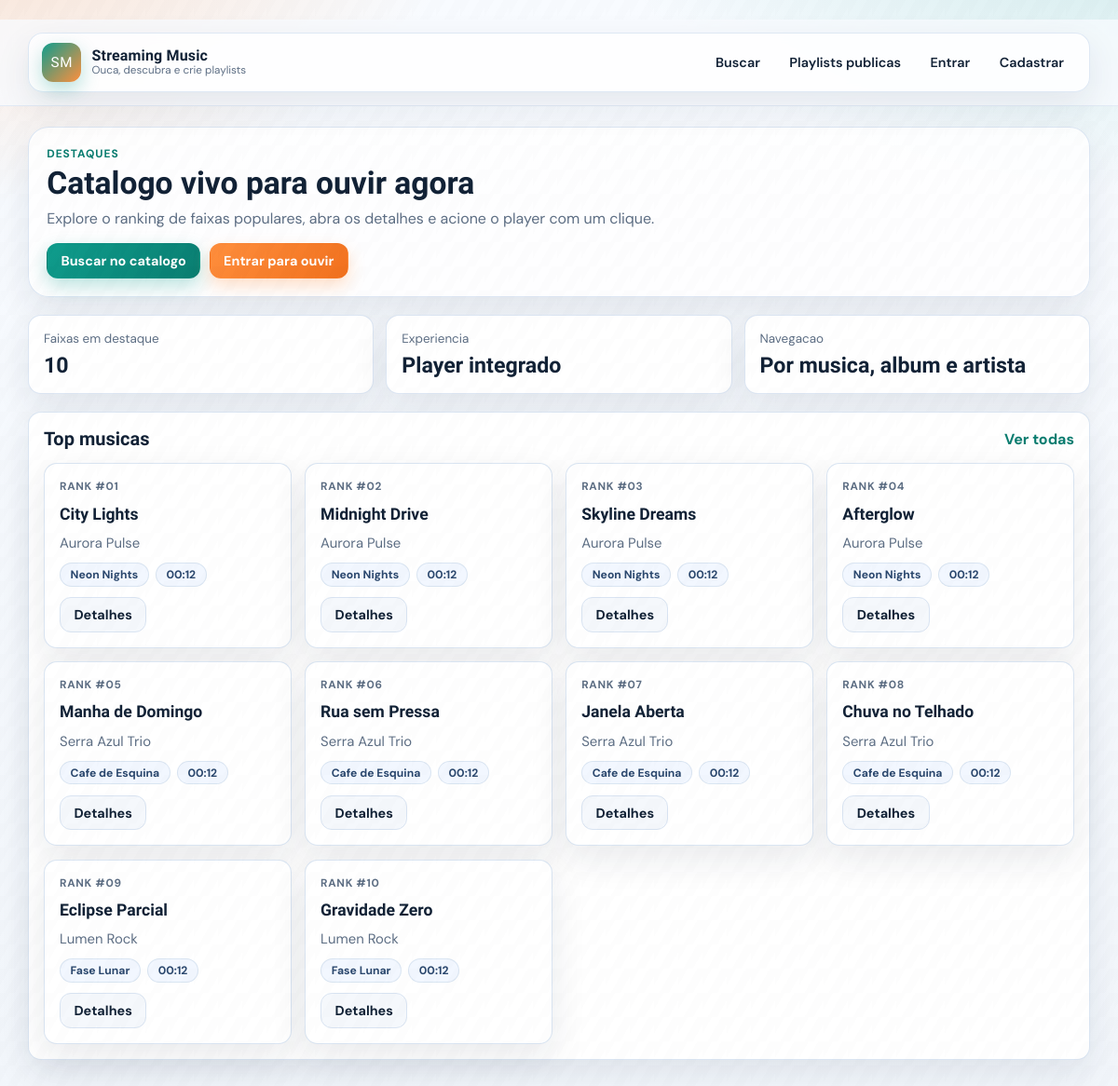
The page / on the database its author committed.
### app/models/music.py (models this page shows, shortened)
class Music(db.Model):
    __tablename__ = 'musicas'
    id = db.Column(db.Integer, primary_key=True)
    titulo = db.Column(db.String(150), nullable=False, index=True)
    album_id = db.Column(db.Integer, db.ForeignKey('albuns.id'), nullable=False)
    duracao = db.Column(db.Integer)  # em segundos
    arquivo_url = db.Column(db.String(255), nullable=False)
    numero_faixa = db.Column(db.Integer)
    visualizacoes = db.Column(db.Integer, default=0)
    @property
    def duracao_formatada(self):
        if not self.duracao:
            return "00:00"
        minutos = self.duracao // 60
        segundos = self.duracao % 60
        return f"{minutos:02d}:{segundos:02d}"
    def to_dict(self, include_album=True):
        data = {
            'id': self.id,
            'titulo': self.titulo,
            'album_id': self.album_id,
            'duracao': self.duracao,
            'duracao_formatada': self.duracao_formatada,
            'arquivo_url': self.arquivo_url,
            'numero_faixa': self.numero_faixa,
            'visualizacoes': self.visualizacoes
        }
        if include_album and self.album:
            data['album'] = {
                'id': self.album.id,
                'titulo': self.album.titulo,
                'capa_url': self.album.capa_url,
                'artista': {
                    'id': self.album.artista.id,
                    'nome': self.album.artista.nome
                } if self.album.artista else None
            }
        return data

### app/models/artist.py (models this page shows, shortened)
class Artist(db.Model):
    __tablename__ = 'artistas'
    id = db.Column(db.Integer, primary_key=True)
    nome = db.Column(db.String(100), nullable=False, index=True)
    genero = db.Column(db.String(50))
    bio = db.Column(db.Text)
    imagem_url = db.Column(db.String(255))
    albuns = db.relationship('Album', backref='artista', lazy='dynamic', cascade='all, delete-orphan')

### app/models/album.py (models this page shows, shortened)
class Album(db.Model):
    __tablename__ = 'albuns'
    id = db.Column(db.Integer, primary_key=True)
    titulo = db.Column(db.String(150), nullable=False, index=True)
    artista_id = db.Column(db.Integer, db.ForeignKey('artistas.id'), nullable=False)
    ano_lancamento = db.Column(db.Integer)
    capa_url = db.Column(db.String(255))
    descricao = db.Column(db.Text)
    musicas = db.relationship('Music', backref='album', lazy='dynamic', cascade='all, delete-orphan')

### app/views/music_routes.py (the view)
@music_bp.route('/')
def index():
    resultado = MusicController.obter_musicas_populares(limite=10)
    musicas_populares = resultado.get('musicas', []) if resultado['success'] else []
    return render_template('index.html', musicas_populares=musicas_populares)

### app/controllers/music_controller.py (called while the page is built)
    @staticmethod
    def obter_musicas_populares(limite=20):
        try:
            musicas = Music.query.order_by(
                Music.visualizacoes.desc()
            ).limit(limite).all()
            return {
                'success': True,
                'musicas': [m.to_dict() for m in musicas]
            }
        except Exception as e:
            return {'success': False, 'message': f'Erro ao obter músicas populares: {str(e)}'}

### app/templates/index.html (shortened to what this page needs)
﻿{% extends 'base.html' %}
{% block content %}
<section class="page-header" data-animate>
  <p class="kicker">Destaques</p>
  <h1 class="page-title">Catalogo vivo para ouvir agora</h1>
  <p class="page-subtitle">Explore o ranking de faixas populares, abra os detalhes e acione o player com um clique.</p>
  <div class="inline-actions">
    <a class="btn" href="{{ url_for('music.buscar') }}">Buscar no catalogo</a>
    {% if current_user.is_authenticated %}
      <a class="btn btn-secondary" href="{{ url_for('playlist.minhas_playlists') }}">Abrir minhas playlists</a>
    {% else %}
      <a class="btn btn-secondary" href="{{ url_for('auth.login') }}">Entrar para ouvir</a>
    {% endif %}
  </div>
</section>
<section class="stats-row">
  <article class="stat-card" data-animate style="--delay: 30ms;">
    <span class="label">Faixas em destaque</span>
    <strong>{{ musicas_populares|length }}</strong>
  </article>
  <article class="stat-card" data-animate style="--delay: 90ms;">
    <span class="label">Experiencia</span>
    <strong>Player integrado</strong>
  </article>
  <article class="stat-card" data-animate style="--delay: 150ms;">
    <span class="label">Navegacao</span>
    <strong>Por musica, album e artista</strong>
  </article>
</section>
<section class="panel" data-animate style="--delay: 180ms;">
  <div class="section-head">
    <h2 class="section-title">Top musicas</h2>
    <a class="text-link" href="{{ url_for('music.buscar') }}">Ver todas</a>
  </div>
  {% if musicas_populares %}
    <div class="card-grid" style="margin-top: 0.9rem;">
      {% for musica in musicas_populares %}
        {% set album = musica.album if musica.album else None %}
        {% set artista = album.artista if album and album.artista else None %}
        <article class="music-card" data-animate style="--delay: {{ 220 + (loop.index0 * 40) }}ms;">
          <span class="card-index">Rank #{{ '%02d' % loop.index }}</span>
          <h3 class="music-title">
            <a href="{{ url_for('music.musica_detalhes', musica_id=musica.id) }}">{{ musica.titulo }}</a>
          </h3>
          <p class="meta-line">{{ artista.nome if artista else 'Artista desconhecido' }}</p>
          <div class="meta-pills">
            {% if album %}<span class="chip">{{ album.titulo }}</span>{% endif %}
            {% if musica.duracao_formatada %}<span class="chip">{{ musica.duracao_formatada }}</span>{% endif %}
          </div>
          <div class="actions">
            <a class="btn btn-ghost" href="{{ url_for('music.musica_detalhes', musica_id=musica.id) }}">Detalhes</a>
          </div>
        </article>
      {% endfor %}
    </div>
  {% else %}
    <div class="empty-state" style="margin-top: 0.9rem;">
      Nenhuma musica disponivel no momento.
    </div>
  {% endif %}
</section>
{% endblock %}

### app/static/css/style.css (style rules this page uses)
* { box-sizing: border-box; }
html, body { margin: 0; padding: 0; }
body { min-height: 100vh; color: var(--text); font-family: var(--font-body); background: radial-gradient(900px 520px at -4% -8%, rgba(255, 143, 61, 0.24), transparent 60%), radial-gradient(980px 560px at 104% -12%, rgba(15, 157, 141, 0.2), transparent 63%), linear-gradient(180deg, var(--bg-top) 0%, var(--bg-bottom) 100%); }
body::before { content: ''; position: fixed; inset: 0; pointer-events: none; opacity: 0.35; background-image: linear-gradient(120deg, rgba(18, 34, 54, 0.02) 25%, transparent 25%, transparent 50%, rgba(18, 34, 54, 0.02) 50%, rgba(18, 34, 54, 0.02) 75%, transparent 75%, transparent); background-size: 26px 26px; }
.page-header { padding: 1.2rem; border-radius: var(--radius-lg); border: 1px solid rgba(217, 228, 242, 0.9); background: var(--surface); box-shadow: var(--shadow-soft); }
.kicker { margin: 0; font-size: 0.75rem; letter-spacing: 0.08em; text-transform: uppercase; color: var(--brand-strong); font-weight: 700; }
.page-title { margin: 0.28rem 0 0.5rem; font-family: var(--font-title); font-size: clamp(1.5rem, 1.2rem + 1.2vw, 2.1rem); }
.page-subtitle { margin: 0; color: var(--muted); max-width: 70ch; }
.inline-actions { margin-top: 1rem; display: flex; flex-wrap: wrap; gap: 0.6rem; }
.stats-row { display: grid; grid-template-columns: repeat(auto-fit, minmax(180px, 1fr)); gap: 0.8rem; }
.stat-card { padding: 1rem; border-radius: var(--radius-md); border: 1px solid rgba(217, 228, 242, 0.9); background: var(--surface-strong); box-shadow: var(--shadow-soft); }
.stat-card .label { color: var(--muted); font-size: 0.84rem; }
.stat-card strong { display: block; margin-top: 0.35rem; font-size: 1.45rem; font-family: var(--font-title); }
.section-title { margin: 0; font-family: var(--font-title); font-size: 1.25rem; }
.section-head { display: flex; align-items: center; justify-content: space-between; gap: 0.8rem; flex-wrap: wrap; }
.card-grid { display: grid; grid-template-columns: repeat(auto-fit, minmax(245px, 1fr)); gap: 0.9rem; }
.music-card, .panel, .form-card, .list-card { background: var(--surface-strong); border: 1px solid rgba(217, 228, 242, 0.95); border-radius: var(--radius-md); box-shadow: var(--shadow-soft); }
.music-card { padding: 1rem; display: flex; flex-direction: column; gap: 0.7rem; transition: transform 0.18s ease, box-shadow 0.2s ease; }
.card-index { font-size: 0.74rem; color: var(--muted); font-weight: 700; letter-spacing: 0.06em; text-transform: uppercase; }
.music-title { margin: 0; font-size: 1.1rem; font-family: var(--font-title); }
.music-title a { color: inherit; text-decoration: none; }
.meta-line { margin: 0; color: var(--muted); font-size: 0.93rem; }
.meta-pills { display: flex; flex-wrap: wrap; gap: 0.45rem; }
.chip { display: inline-flex; align-items: center; border-radius: 999px; padding: 0.24rem 0.66rem; font-size: 0.76rem; font-weight: 700; border: 1px solid rgba(217, 228, 242, 0.95); color: #2a476d; background: #f2f7ff; }
.actions { display: flex; flex-wrap: wrap; gap: 0.52rem; }
.btn, button { display: inline-flex; justify-content: center; align-items: center; text-decoration: none; border-radius: 12px; border: 1px solid transparent; font-family: var(--font-body); font-size: 0.9rem; font-weight: 700; cursor: pointer; padding: 0.56rem 0.9rem; transition: transform 0.16s ease, filter 0.16s ease, box-shadow 0.2s ease; }
.btn, button[type='submit'] { color: #fff; background: linear-gradient(135deg, var(--brand) 0%, var(--brand-strong) 100%); box-shadow: 0 8px 20px rgba(15, 157, 141, 0.28); }
.btn-secondary { color: #fff; background: linear-gradient(135deg, var(--accent) 0%, var(--accent-strong) 100%); box-shadow: 0 8px 18px rgba(255, 143, 61, 0.28); }
.btn-ghost { color: var(--text); background: #f5f8fc; border-color: var(--line); box-shadow: none; }
.panel { padding: 1rem; }
.text-link { color: var(--brand-strong); text-decoration: none; font-weight: 700; }
[data-animate] { opacity: 0; transform: translateY(18px); transition: opacity 0.6s ease, transform 0.6s ease; transition-delay: var(--delay, 0ms); }
[data-animate].in-view { opacity: 1; transform: translateY(0); }

### rows shown on the page
Music: {{ 220 + (loop.index0 * 40) }} 220 (drawn), index "01", titulo "City Lights", duracao_formatada "00:12"
Artist: nome "Aurora Pulse"
Album: titulo "Neon Nights"
Music: {{ 220 + (loop.index0 * 40) }} 260 (drawn), index "02", titulo "Midnight Drive", duracao_formatada "00:12"
Music: {{ 220 + (loop.index0 * 40) }} 300 (drawn), index "03", titulo "Skyline Dreams", duracao_formatada "00:12"
Music: {{ 220 + (loop.index0 * 40) }} 340 (drawn), index "04", titulo "Afterglow", duracao_formatada "00:12"
Music: {{ 220 + (loop.index0 * 40) }} 380 (drawn), index "05", titulo "Manha de Domingo", duracao_formatada "00:12"
Artist: nome "Serra Azul Trio"
Album: titulo "Cafe de Esquina"
Music: {{ 220 + (loop.index0 * 40) }} 420 (drawn), index "06", titulo "Rua sem Pressa", duracao_formatada "00:12"
Music: {{ 220 + (loop.index0 * 40) }} 460 (drawn), index "07", titulo "Janela Aberta", duracao_formatada "00:12"
Music: {{ 220 + (loop.index0 * 40) }} 500 (drawn), index "08", titulo "Chuva no Telhado", duracao_formatada "00:12"
Music: {{ 220 + (loop.index0 * 40) }} 540 (drawn), index "09", titulo "Eclipse Parcial", duracao_formatada "00:12"
Artist: nome "Lumen Rock"
Album: titulo "Fase Lunar"
Music: {{ 220 + (loop.index0 * 40) }} 580 (drawn), index "10", titulo "Gravidade Zero", duracao_formatada "00:12"

### other values the page prints
{{ musicas_populares|length }} "10"
